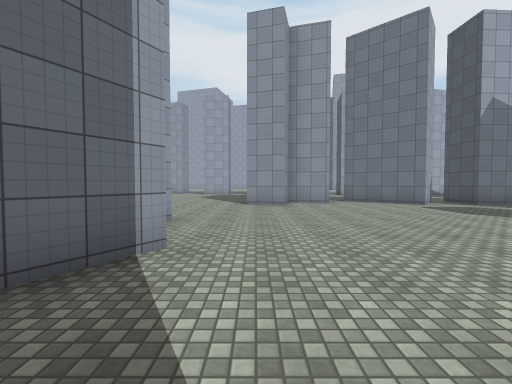
View 1 (above)

13 first-person views from a walk through a scene from a Unity 3-D project. The camera is 1.4 m above the floor, tilts 2° down and sees 90° across. The floor is counted in squares, 2 m on a side. Each view is taken from the middle of a square. On the plan, view 1 faces up. The plan holds only what a view shows up to about 9 squares ahead; the rest is blank. The place goes on beyond the plan. Flat ground stands in for the terrain. The player character is not drawn. Some animated figures are left out. Surface patterns are stand-ins for the level's own textures.

View 2
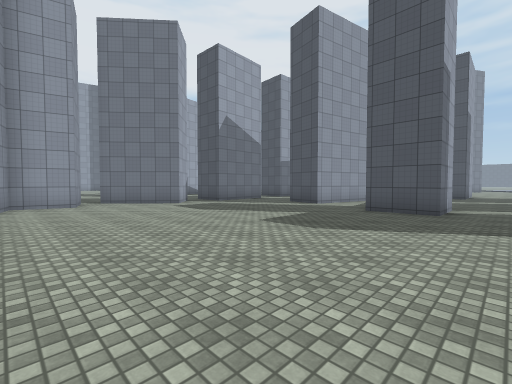

View 3
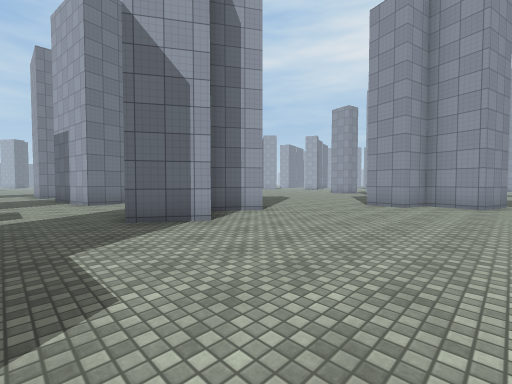

View 4
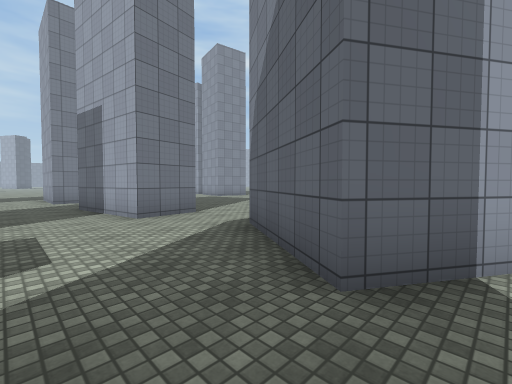

View 5
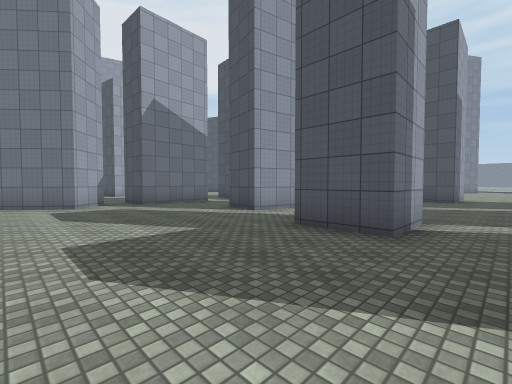

View 6
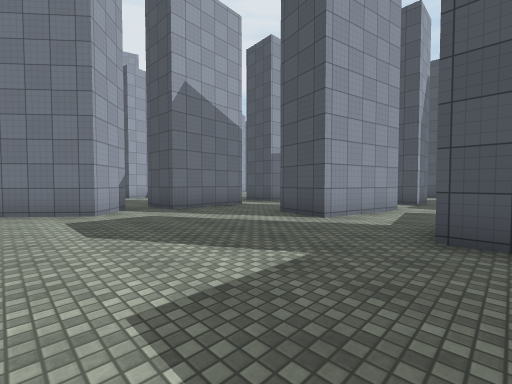

View 7
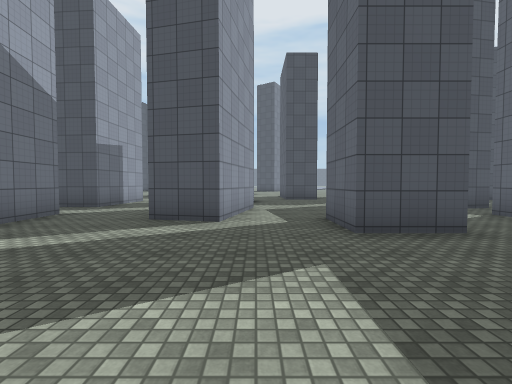

View 8
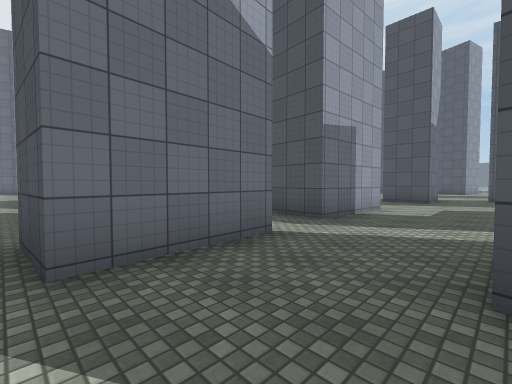

View 9
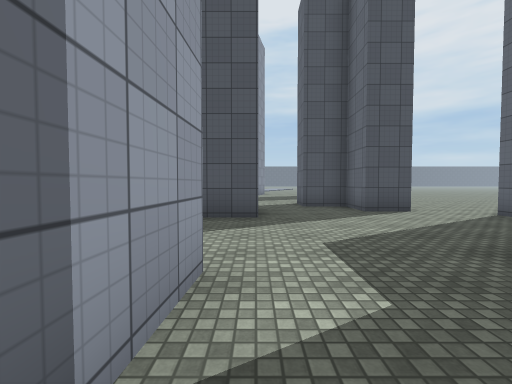

View 10
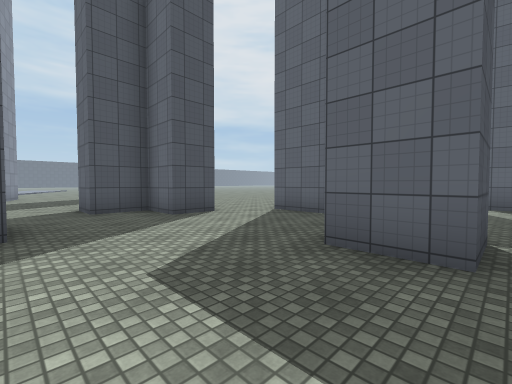

View 11
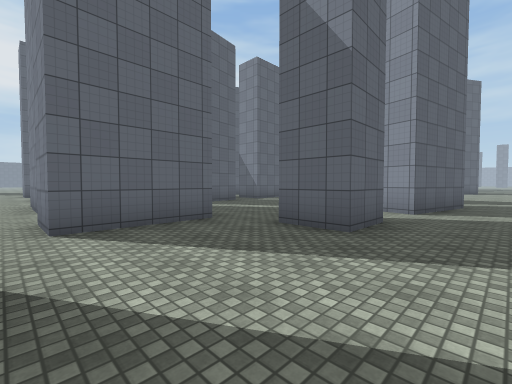

View 12
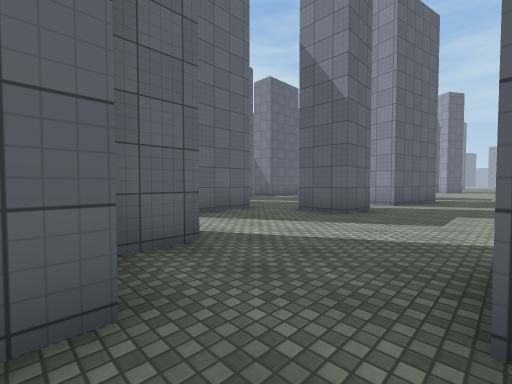

View 13
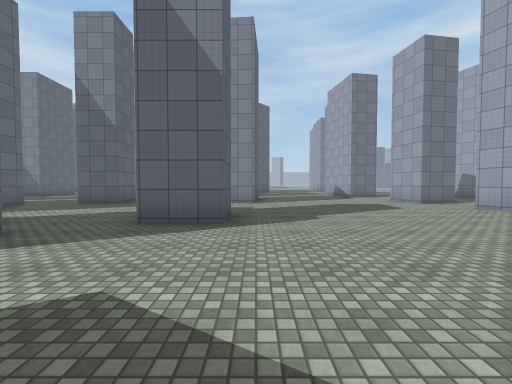

### Floor plan
Points are (right, up) in squares from view 1. A wall is a line through its corners. A room is listed if a view was taken in it or the views show most of it. See-through windows are left out.
Room 1 (views 1, 2, 3, 4, 5, 6, 7, 8)
walls: (-1, 2.8) (-1.8, 1.5) (-4.3, 3.1); (-1.5, 4.9) (-2.3, 3.7); (2.9, 10.2) (2.5, 8.7) (1.2, 9.1) (0.9, 8) (-0.3, 8.3); (9.1, 1.1) (7.5, 1.1) (7.5, 2.7) (9, 2.7); (9.5, 4.5) (8.6, 4.7) (8.9, 6.1); (6.4, 9.3) (5.4, 8.1) (3.3, 9.9); (-6.2, 1.9) (-9, 1.5); (8.4, 8.4) (7.2, 8.3)
ways out: opening at (9, 7.5) to room 2; opening at (-12, 0) to room 3; opening at (-10.5, 2) to room 3; opening at (-5.5, 3) to room 3; opening at (-1, 6) to room 3; gap at (3, 10) to room 3; gap at (7, 9) to room 3; opening at (8.5, 0); opening at (9, 3.5)
Room 2 (views 9, 10, 11)
walls: (13.2, 4.1) (13.2, 5.4) (14.5, 5.4) (14.5, 4.1); (14, 8.4) (11.4, 8.6); (14.9, 2.7) (17.6, 2.7) (17.6, 1.3); (17.9, 7.9) (17.2, 7.9) (17.2, 9.1); (18.3, 4.1) (18.3, 5.4); (9.8, 8.5) (8.4, 8.4); (8.9, 6.1) (11.5, 5.5) (11.3, 4.6)
ways out: opening at (9, 7.5) to room 1; opening at (10.5, 9.5) to room 3; opening at (15.5, 9) to room 3; opening at (18.8, 3.8) to room 3; opening at (12, 5); opening at (15, 3)
Room 3 (views 12, 13)
walls: (7.2, 8.3) (7.1, 9.8); (14.3, 16.8) (14.5, 15.5) (14, 15.4); (11.4, 8.6) (11.5, 10); (14.1, 10) (14.1, 9.1); (16.8, 16.3) (16, 16); (17.4, 9.4) (18.6, 9.4) (18.6, 7.9); (-6.4, 3.3) (-6.2, 1.9); (18.3, 5.4) (19.6, 5.4) (19.6, 6.6) (20.8, 6.6); (-11.6, 2) (-11.6, 1.3) (-12.6, 1.3)
ways out: opening at (-12, 0) to room 1; opening at (-10.5, 2) to room 1; opening at (-5.5, 3) to room 1; opening at (-1, 6) to room 1; gap at (3, 10) to room 1; gap at (7, 9) to room 1; opening at (10.5, 9.5) to room 2; opening at (15.5, 9) to room 2; opening at (18.8, 3.8) to room 2; opening at (18, 0.5)

Where each view was taken, in squares from view 1:
view 1: 0 up, 0 right, facing up
view 2: 0 up, 1 right, facing up-right
view 3: 0 up, 3 right, facing up-left
view 4: 0 up, 1 left, facing up-left
view 5: 0 up, 4 right, facing up-right
view 6: 2 up, 4 right, facing up-right
view 7: 4 up, 4 right, facing right
view 8: 6 up, 7 right, facing up-right
view 9: 8 up, 12 right, facing right
view 10: 8 up, 13 right, facing down-right
view 11: 7 up, 18 right, facing down-left
view 12: 8 up, 20 right, facing down-left
view 13: 10 up, 23 right, facing left
